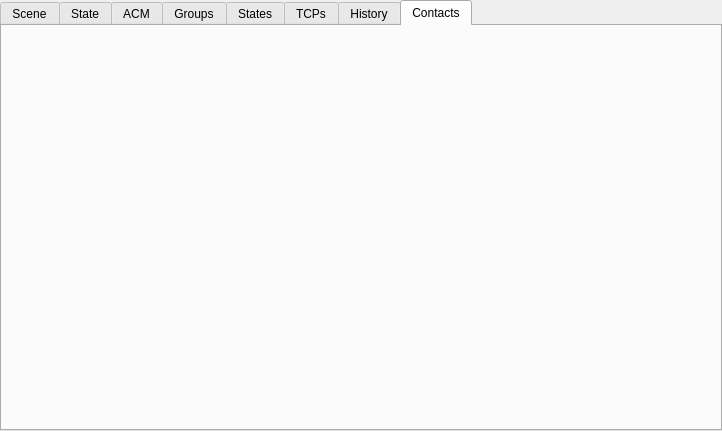
<?xml version="1.0" encoding="UTF-8"?>
<ui version="4.0">
 <class>EnvironmentWidget</class>
 <widget class="QWidget" name="EnvironmentWidget">
  <property name="geometry">
   <rect>
    <x>0</x>
    <y>0</y>
    <width>722</width>
    <height>431</height>
   </rect>
  </property>
  <property name="sizePolicy">
   <sizepolicy hsizetype="Expanding" vsizetype="Expanding">
    <horstretch>0</horstretch>
    <verstretch>0</verstretch>
   </sizepolicy>
  </property>
  <property name="windowTitle">
   <string>Form</string>
  </property>
  <layout class="QVBoxLayout" name="verticalLayout">
   <property name="sizeConstraint">
    <enum>QLayout::SetNoConstraint</enum>
   </property>
   <property name="leftMargin">
    <number>0</number>
   </property>
   <property name="topMargin">
    <number>0</number>
   </property>
   <property name="rightMargin">
    <number>0</number>
   </property>
   <property name="bottomMargin">
    <number>0</number>
   </property>
   <item>
    <widget class="QTabWidget" name="tab_widget">
     <property name="currentIndex">
      <number>7</number>
     </property>
     <widget class="QWidget" name="scene_tab">
      <property name="sizePolicy">
       <sizepolicy hsizetype="Expanding" vsizetype="Expanding">
        <horstretch>0</horstretch>
        <verstretch>0</verstretch>
       </sizepolicy>
      </property>
      <attribute name="title">
       <string>Scene</string>
      </attribute>
      <layout class="QVBoxLayout" name="verticalLayout_2">
       <property name="leftMargin">
        <number>3</number>
       </property>
       <property name="topMargin">
        <number>3</number>
       </property>
       <property name="rightMargin">
        <number>3</number>
       </property>
       <property name="bottomMargin">
        <number>3</number>
       </property>
       <item>
        <widget class="tesseract::gui::SceneGraphWidget" name="scene_widget" native="true">
         <property name="sizePolicy">
          <sizepolicy hsizetype="Expanding" vsizetype="Expanding">
           <horstretch>0</horstretch>
           <verstretch>0</verstretch>
          </sizepolicy>
         </property>
        </widget>
       </item>
      </layout>
     </widget>
     <widget class="QWidget" name="state_tab">
      <property name="sizePolicy">
       <sizepolicy hsizetype="Expanding" vsizetype="Expanding">
        <horstretch>0</horstretch>
        <verstretch>0</verstretch>
       </sizepolicy>
      </property>
      <attribute name="title">
       <string>State</string>
      </attribute>
      <layout class="QVBoxLayout" name="verticalLayout_5">
       <property name="leftMargin">
        <number>3</number>
       </property>
       <property name="topMargin">
        <number>3</number>
       </property>
       <property name="rightMargin">
        <number>3</number>
       </property>
       <property name="bottomMargin">
        <number>3</number>
       </property>
       <item>
        <widget class="tesseract::gui::SceneStateWidget" name="scene_state_widget" native="true">
         <property name="sizePolicy">
          <sizepolicy hsizetype="Expanding" vsizetype="Expanding">
           <horstretch>0</horstretch>
           <verstretch>0</verstretch>
          </sizepolicy>
         </property>
        </widget>
       </item>
      </layout>
     </widget>
     <widget class="QWidget" name="acm_tab">
      <property name="sizePolicy">
       <sizepolicy hsizetype="Expanding" vsizetype="Expanding">
        <horstretch>0</horstretch>
        <verstretch>0</verstretch>
       </sizepolicy>
      </property>
      <attribute name="title">
       <string>ACM</string>
      </attribute>
      <layout class="QVBoxLayout" name="verticalLayout_3">
       <property name="leftMargin">
        <number>3</number>
       </property>
       <property name="topMargin">
        <number>3</number>
       </property>
       <property name="rightMargin">
        <number>3</number>
       </property>
       <property name="bottomMargin">
        <number>3</number>
       </property>
       <item>
        <widget class="tesseract::gui::AllowedCollisionMatrixWidget" name="acm_widget" native="true">
         <property name="sizePolicy">
          <sizepolicy hsizetype="Expanding" vsizetype="Expanding">
           <horstretch>0</horstretch>
           <verstretch>0</verstretch>
          </sizepolicy>
         </property>
        </widget>
       </item>
      </layout>
     </widget>
     <widget class="QWidget" name="groups_tab">
      <property name="sizePolicy">
       <sizepolicy hsizetype="Expanding" vsizetype="Expanding">
        <horstretch>0</horstretch>
        <verstretch>0</verstretch>
       </sizepolicy>
      </property>
      <attribute name="title">
       <string>Groups</string>
      </attribute>
      <layout class="QVBoxLayout" name="verticalLayout_4">
       <property name="leftMargin">
        <number>3</number>
       </property>
       <property name="topMargin">
        <number>3</number>
       </property>
       <property name="rightMargin">
        <number>3</number>
       </property>
       <property name="bottomMargin">
        <number>3</number>
       </property>
       <item>
        <widget class="tesseract::gui::KinematicGroupsWidget" name="groups_widget" native="true">
         <property name="sizePolicy">
          <sizepolicy hsizetype="Expanding" vsizetype="Expanding">
           <horstretch>0</horstretch>
           <verstretch>0</verstretch>
          </sizepolicy>
         </property>
        </widget>
       </item>
      </layout>
     </widget>
     <widget class="QWidget" name="group_states_tab">
      <property name="sizePolicy">
       <sizepolicy hsizetype="Expanding" vsizetype="Expanding">
        <horstretch>0</horstretch>
        <verstretch>0</verstretch>
       </sizepolicy>
      </property>
      <attribute name="title">
       <string>States</string>
      </attribute>
      <layout class="QVBoxLayout" name="verticalLayout_8">
       <property name="leftMargin">
        <number>3</number>
       </property>
       <property name="topMargin">
        <number>3</number>
       </property>
       <property name="rightMargin">
        <number>3</number>
       </property>
       <property name="bottomMargin">
        <number>3</number>
       </property>
       <item>
        <widget class="tesseract::gui::GroupJointStatesWidget" name="group_states_widget" native="true">
         <property name="sizePolicy">
          <sizepolicy hsizetype="Expanding" vsizetype="Expanding">
           <horstretch>0</horstretch>
           <verstretch>0</verstretch>
          </sizepolicy>
         </property>
        </widget>
       </item>
      </layout>
     </widget>
     <widget class="QWidget" name="group_tcps_tab">
      <property name="sizePolicy">
       <sizepolicy hsizetype="Expanding" vsizetype="Expanding">
        <horstretch>0</horstretch>
        <verstretch>0</verstretch>
       </sizepolicy>
      </property>
      <attribute name="title">
       <string>TCPs</string>
      </attribute>
      <layout class="QVBoxLayout" name="verticalLayout_6">
       <property name="leftMargin">
        <number>3</number>
       </property>
       <property name="topMargin">
        <number>3</number>
       </property>
       <property name="rightMargin">
        <number>3</number>
       </property>
       <property name="bottomMargin">
        <number>3</number>
       </property>
       <item>
        <widget class="tesseract::gui::GroupTCPsWidget" name="group_tcps_widget" native="true">
         <property name="sizePolicy">
          <sizepolicy hsizetype="Expanding" vsizetype="Expanding">
           <horstretch>0</horstretch>
           <verstretch>0</verstretch>
          </sizepolicy>
         </property>
        </widget>
       </item>
      </layout>
     </widget>
     <widget class="QWidget" name="cmd_history_tab">
      <property name="sizePolicy">
       <sizepolicy hsizetype="Expanding" vsizetype="Expanding">
        <horstretch>0</horstretch>
        <verstretch>0</verstretch>
       </sizepolicy>
      </property>
      <attribute name="title">
       <string>History</string>
      </attribute>
      <layout class="QVBoxLayout" name="verticalLayout_7">
       <property name="leftMargin">
        <number>3</number>
       </property>
       <property name="topMargin">
        <number>3</number>
       </property>
       <property name="rightMargin">
        <number>3</number>
       </property>
       <property name="bottomMargin">
        <number>3</number>
       </property>
       <item>
        <widget class="tesseract::gui::EnvironmentCommandsWidget" name="cmd_history_widget" native="true">
         <property name="sizePolicy">
          <sizepolicy hsizetype="Expanding" vsizetype="Expanding">
           <horstretch>0</horstretch>
           <verstretch>0</verstretch>
          </sizepolicy>
         </property>
        </widget>
       </item>
      </layout>
     </widget>
     <widget class="QWidget" name="tab">
      <property name="sizePolicy">
       <sizepolicy hsizetype="Expanding" vsizetype="Expanding">
        <horstretch>0</horstretch>
        <verstretch>0</verstretch>
       </sizepolicy>
      </property>
      <attribute name="title">
       <string>Contacts</string>
      </attribute>
      <layout class="QVBoxLayout" name="verticalLayout_9">
       <property name="leftMargin">
        <number>3</number>
       </property>
       <property name="topMargin">
        <number>3</number>
       </property>
       <property name="rightMargin">
        <number>3</number>
       </property>
       <property name="bottomMargin">
        <number>3</number>
       </property>
       <item>
        <widget class="tesseract::gui::ContactResultsComputeWidget" name="contacts_widget" native="true">
         <property name="sizePolicy">
          <sizepolicy hsizetype="Expanding" vsizetype="Expanding">
           <horstretch>0</horstretch>
           <verstretch>0</verstretch>
          </sizepolicy>
         </property>
        </widget>
       </item>
      </layout>
     </widget>
    </widget>
   </item>
  </layout>
 </widget>
 <customwidgets>
  <customwidget>
   <class>tesseract::gui::KinematicGroupsWidget</class>
   <extends>QWidget</extends>
   <header>tesseract_qt/kinematic_groups/widgets/kinematic_groups_widget.h</header>
   <container>1</container>
  </customwidget>
  <customwidget>
   <class>tesseract::gui::AllowedCollisionMatrixWidget</class>
   <extends>QWidget</extends>
   <header>tesseract_qt/acm/widgets/allowed_collision_matrix_widget.h</header>
   <container>1</container>
  </customwidget>
  <customwidget>
   <class>tesseract::gui::GroupJointStatesWidget</class>
   <extends>QWidget</extends>
   <header>tesseract_qt/kinematic_groups/widgets/group_joint_states_widget.h</header>
   <container>1</container>
  </customwidget>
  <customwidget>
   <class>tesseract::gui::ContactResultsComputeWidget</class>
   <extends>QWidget</extends>
   <header>tesseract_qt/collision/widgets/contact_results_compute_widget.h</header>
   <container>1</container>
  </customwidget>
  <customwidget>
   <class>tesseract::gui::EnvironmentCommandsWidget</class>
   <extends>QWidget</extends>
   <header>tesseract_qt/environment/widgets/environment_commands_widget.h</header>
   <container>1</container>
  </customwidget>
  <customwidget>
   <class>tesseract::gui::GroupTCPsWidget</class>
   <extends>QWidget</extends>
   <header>tesseract_qt/kinematic_groups/widgets/group_tcps_widget.h</header>
   <container>1</container>
  </customwidget>
  <customwidget>
   <class>tesseract::gui::SceneGraphWidget</class>
   <extends>QWidget</extends>
   <header>tesseract_qt/scene_graph/widgets/scene_graph_widget.h</header>
   <container>1</container>
  </customwidget>
  <customwidget>
   <class>tesseract::gui::SceneStateWidget</class>
   <extends>QWidget</extends>
   <header>tesseract_qt/scene_graph/widgets/scene_state_widget.h</header>
   <container>1</container>
  </customwidget>
 </customwidgets>
 <resources/>
 <connections/>
</ui>
